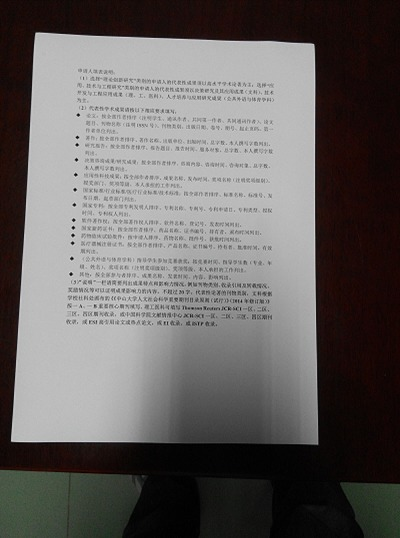
#> input picture photos/0.jpg, 400 x 538 px, found by its file name; its folder holds only this picture in this run
$ jupyter execute Hough_transform.ipynb   (shell and % lines are left out)   (older library calls are emulated)
#> lines starting #> are read from the running program, lines starting #| are printed output that depends on the picture; after the words box and inside, x2 and y2 are one past the last pixel; in counts of white or black regions, pixels touching at a corner belong together
[cell 1]
import cv2
import numpy as np
import matplotlib.pyplot as plt
import os
path = os.getcwd()+'\\photos'
save_path = os.getcwd()+'\\Hough_images'

[cell 2]
for filename in os.listdir(path)[0:10]:
    img = cv2.imread(os.path.join(path,filename),0)
#> img: shape (538, 400); min 0, max 218, mean 99.4
    kernel = np.ones((5,5),np.uint8)
    opening = cv2.morphologyEx(img, cv2.MORPH_OPEN, kernel)
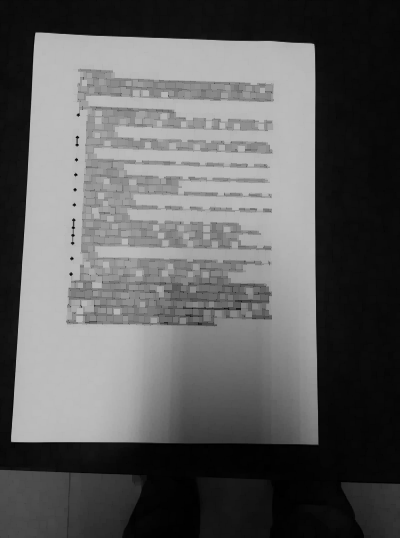
#> opening: shape (538, 400); min 0, max 189, mean 94.1
    blur = cv2.GaussianBlur(opening,(1,1),0)
    ret3,th4 = cv2.threshold(blur,0,255,cv2.THRESH_BINARY+cv2.THRESH_OTSU)
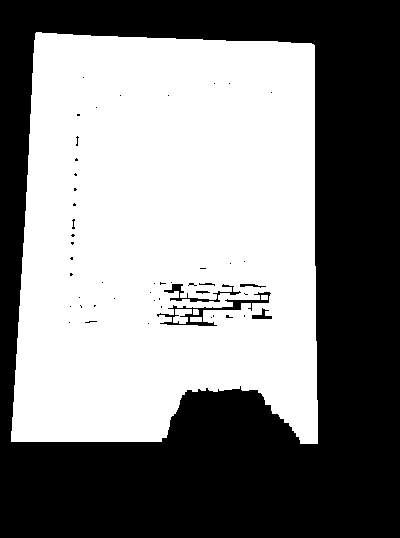
#> th4: shape (538, 400); 51.7% white; 50 black regions (43 under 20 px), largest, box (x1, y1, x2, y2) and area: (0, 0, 400, 538) 102491, (157, 292, 271, 326) 654, (164, 284, 241, 302) 309
#> ret3 = 91
    laplacian = cv2.Laplacian(th4,cv2.CV_8UC1)
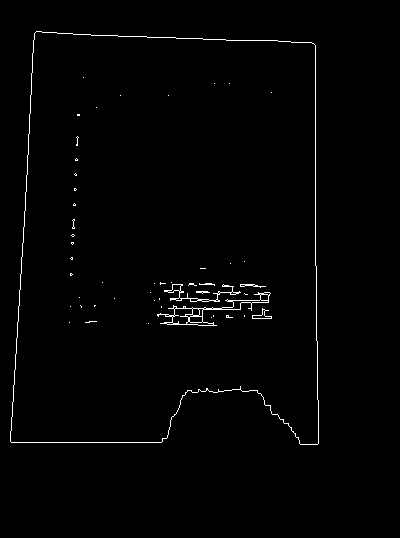
#> laplacian: shape (538, 400); 1.2% white in thin lines or dots, all inside (x1, y1, x2, y2) = (10, 31, 319, 445)
    cst = cv2.cvtColor(img,cv2.COLOR_GRAY2BGR)
    minLineLength = 40
    maxLineGap = 10
    lines = cv2.HoughLines(laplacian,1,np.pi/180,100)
#> lines = [[315, 0], [35, 0.0524], [31, 1.61], [-311, 3.12], [442, 1.57], [40, 0.0698]]
    for line in lines:
        for rho, theta in line:
            a = np.cos(theta)
            b = np.sin(theta)
            x0 = a*rho
            y0 = b*rho
            x1 = int(x0 + 1000*(-b))
            y1 = int(y0 + 1000*(a))
            x2 = int(x0 - 1000*(-b))
            y2 = int(y0 - 1000*(a))
            cv2.line(cst, (x1, y1), (x2, y2), (0, 0, 255), 2)
#> this loop made 6 passes
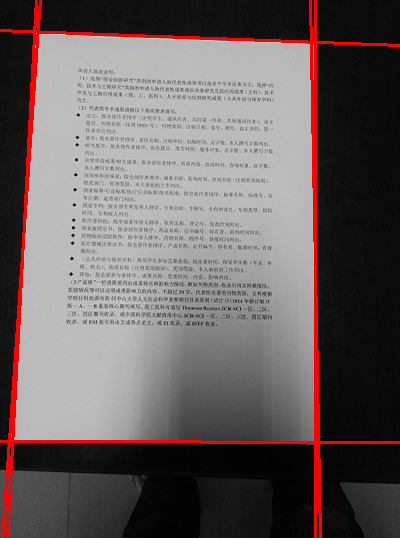
#> cst: shape (538, 400, 3); mean B, G, R 96.5, 96.5, 105.7
    cv2.imwrite(os.path.join(save_path, filename), cst)
    plt.imshow(cst,cmap = 'gray')
    plt.show()

$ run again, on photos/1.jpg
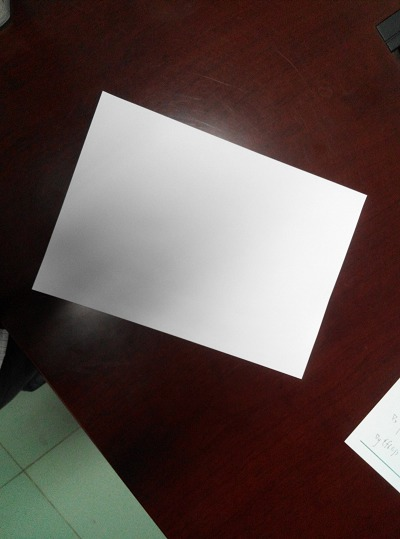
#> input picture photos/1.jpg, 400 x 539 px, found by its file name
#> `ret3,th4 = cv2.threshold(blur,0,255,cv2.THRESH_BINARY+cv2.THRESH_OTSU)`:
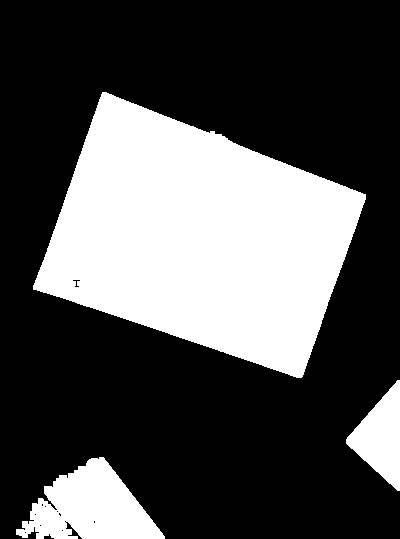
#> th4: shape (539, 400); 31.4% white; 3 white regions, box (x1, y1, x2, y2) and area: (33, 92, 366, 378) 57386, (16, 457, 165, 539) 7133, (346, 380, 400, 491) 3238
#> ret3 = 112
#> laplacian: shape (539, 400); 0.67% white in thin lines or dots, all inside (x1, y1, x2, y2) = (15, 91, 400, 539)
#> lines = [[261, 1.9], [125, 0.332], [265, 1.88], [44, 1.95], [412, 0.349]]
#> the loop `for line in lines:` made 5 passes
#> after the loop `for line in lines:`:
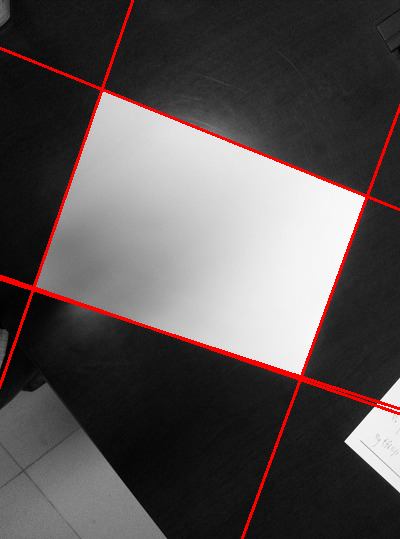
#> cst: shape (539, 400, 3); mean B, G, R 81.1, 81.1, 88

$ run again, on photos/10.jpg
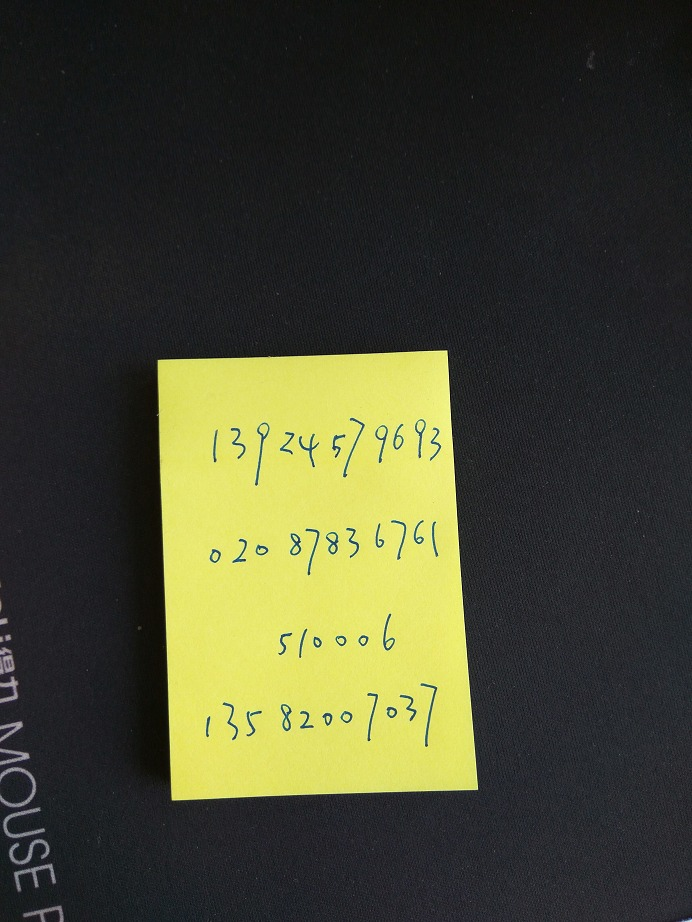
#> input picture photos/10.jpg, 692 x 922 px, found by its file name
#> `ret3,th4 = cv2.threshold(blur,0,255,cv2.THRESH_BINARY+cv2.THRESH_OTSU)`:
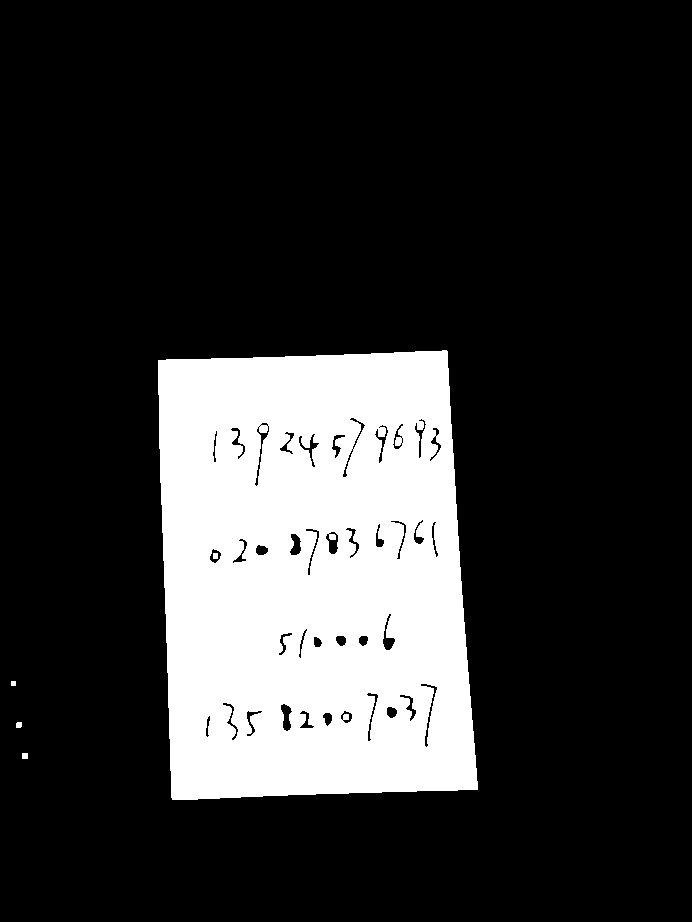
#> th4: shape (922, 692); 19.9% white; 5 white regions, box (x1, y1, x2, y2) and area: (158, 350, 478, 800) 126978, (22, 753, 28, 759) 36, (16, 722, 22, 728) 34, (213, 553, 218, 559) 30, (11, 681, 16, 686) 25
#> ret3 = 119
#> laplacian: shape (922, 692); 0.65% white in thin lines or dots, all inside (x1, y1, x2, y2) = (10, 349, 479, 801)
#> lines = [[-143, 3.11], [365, 1.54], [-420, 3.07], [805, 1.54], [-408, 3.05], [-429, 3.09], [361, 1.55]]
#> the loop `for line in lines:` made 7 passes
#> after the loop `for line in lines:`:
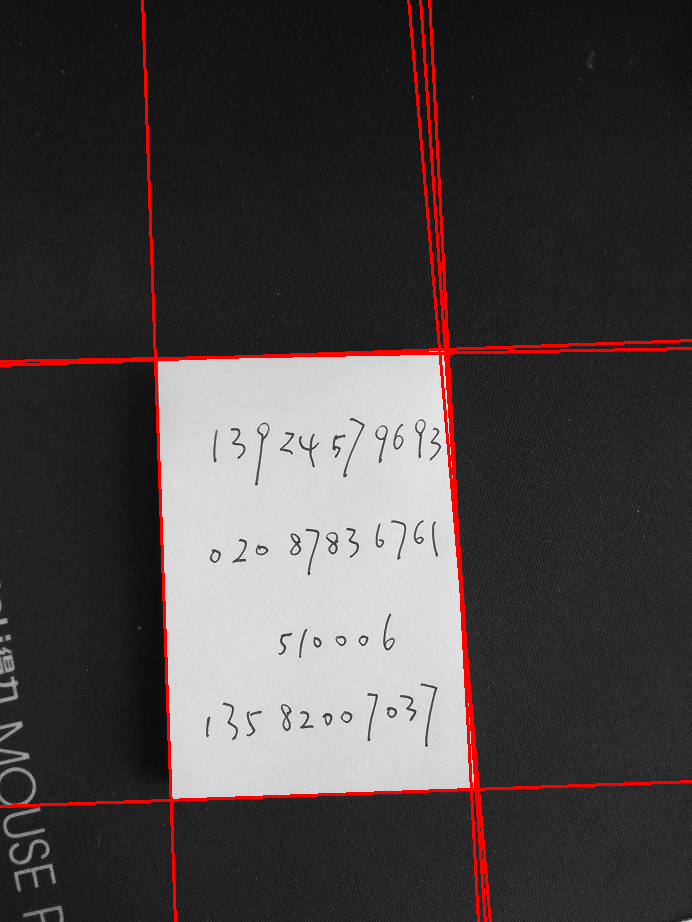
#> cst: shape (922, 692, 3); mean B, G, R 66.9, 66.9, 73.2

$ run again, on photos/0_flip.jpg
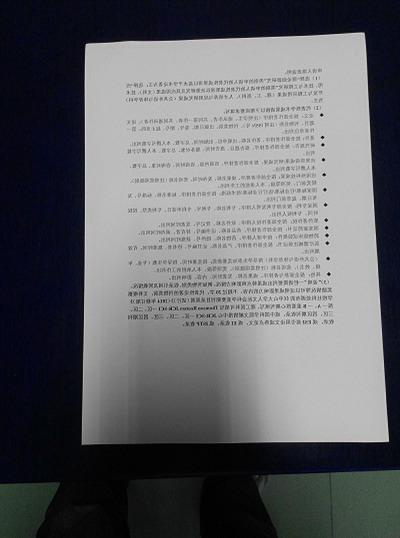
#> input picture photos/0_flip.jpg, 400 x 538 px, found by its file name
#> `ret3,th4 = cv2.threshold(blur,0,255,cv2.THRESH_BINARY+cv2.THRESH_OTSU)`:
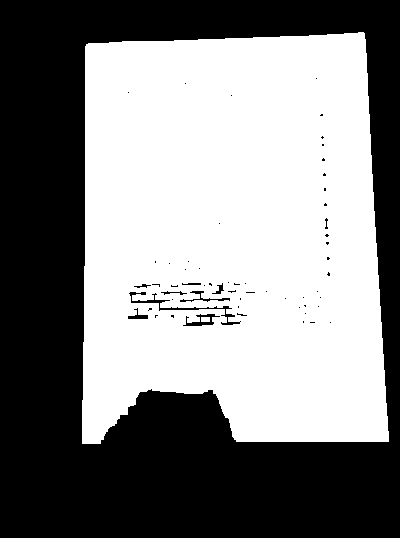
#> th4: shape (538, 400); 52% white; 59 black regions (50 under 20 px), largest, box (x1, y1, x2, y2) and area: (0, 0, 400, 538) 102252, (129, 292, 241, 325) 374, (183, 314, 220, 326) 171
#> ret3 = 90
#> laplacian: shape (538, 400); 1.1% white in thin lines or dots, all inside (x1, y1, x2, y2) = (81, 31, 390, 445)
#> lines = [[84, 0], [-363, 3.09], [45, 1.54], [88, 0.0175], [442, 1.57], [-358, 3.07]]
#> the loop `for line in lines:` made 6 passes
#> after the loop `for line in lines:`:
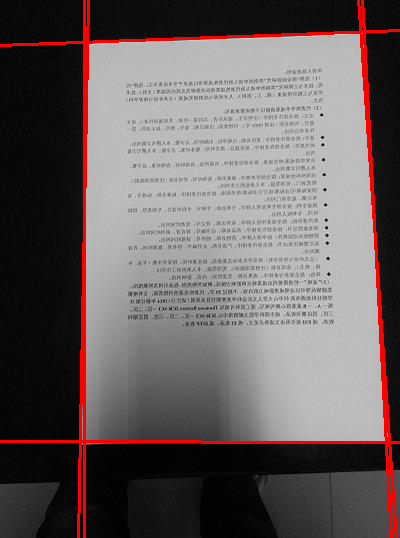
#> cst: shape (538, 400, 3); mean B, G, R 95.6, 95.6, 104.8
